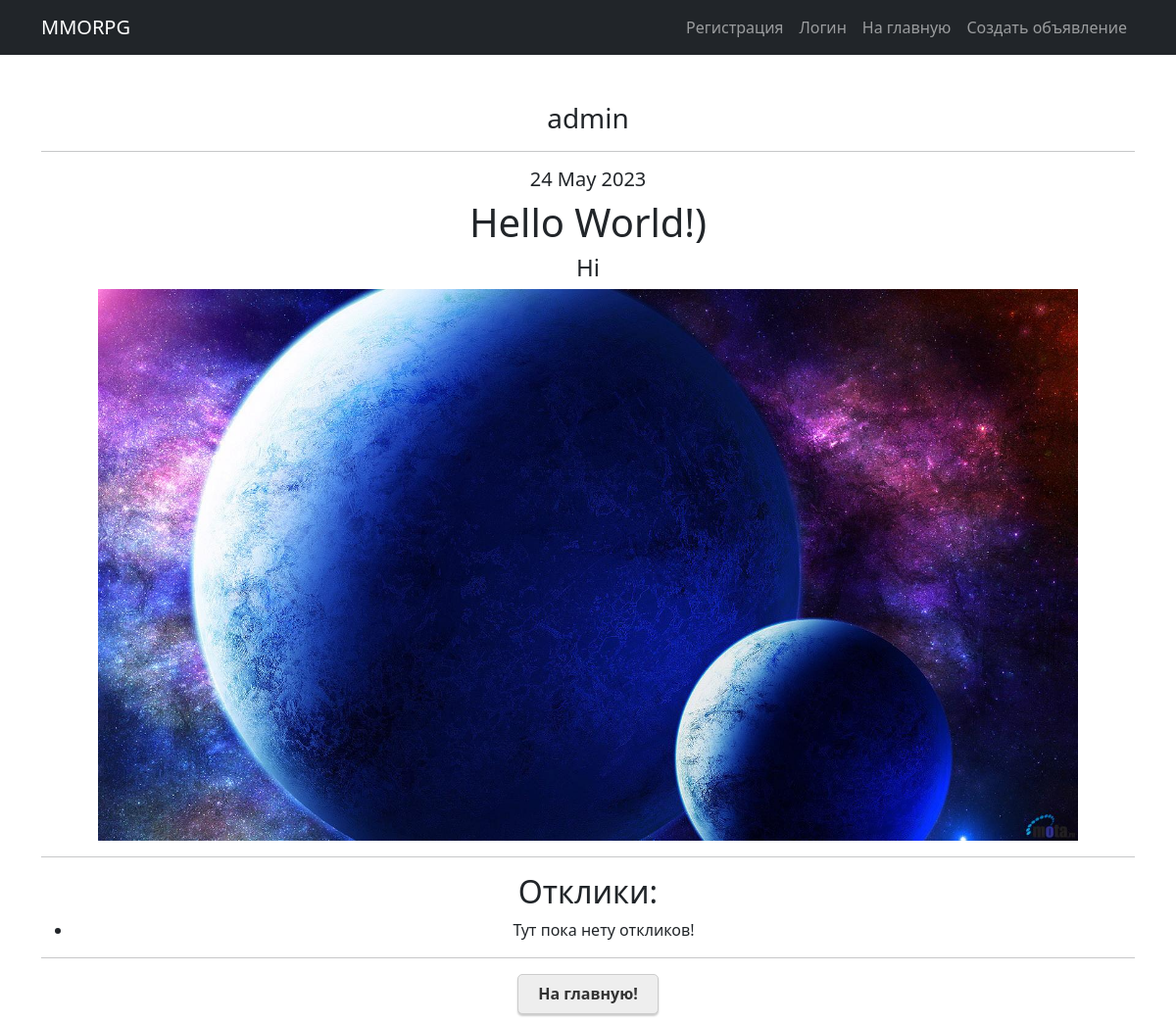
The app's page /25/ with its own data.
### appmmo/models.py (models this page shows, shortened)
class Advertisement(models.Model):
    tank = 'TK'
    heal = 'HL'
    dd = 'DD'
    trader = 'TD'
    guild_masters = 'GM'
    quest_giver = 'KG'
    blacksmith = 'BS'
    the_tanner = 'TR'
    potions_master = 'PM'
    master_of_spells = 'SP'
    CATEGORY_CHOIESES = (
        (tank, ('Танки')),
        (heal, ('Хилы')),
        (dd, ('ДД')),
        (trader, ('Торговец')),
        (guild_masters, ('Гилдмастер')),
        (quest_giver, ('Квестгивер')),
        (blacksmith, ('Кузнец')),
        (the_tanner, ('Кожевник')),
        (potions_master, ('Зельевар')),
        (master_of_spells, ('Мастер заклинаний')),
    )
    author = models.ForeignKey(User, on_delete=models.CASCADE)
    heading = models.CharField(max_length=128, help_text=('Название объявления'))
    text = models.TextField(help_text=('Это текст объявления'))
    classType = models.CharField(max_length=2, choices=CATEGORY_CHOIESES, help_text=('Тип класса'))
    image = models.ImageField(max_length=255,  upload_to=user_directory_path, null=True, blank=True)
    dateCreation = models.DateTimeField(auto_now_add=True)

### appmmo/views.py (the view)
# urls.py: path('<int:pk>/', AdvertisementDetailView.as_view(), name='advertisement_detail'),
class AdvertisementDetailView(DetailView):
    model = Advertisement
    template_name = 'AdvertisementPk.html'
    context_object_name = 'Adver'

### templates/AdvertisementPk.html (shortened to what this page needs)
{% extends 'flatpages/default.html' %}
{% block content %}
<h3>{{ Adver.author }}</h3>
<hr>
<h5>{{ Adver.dateCreation|date:'d M Y' }}</h5>
<h1>{{ Adver.heading }}</h1>
<h4>{{ Adver.text }}</h4>
    {% if Adver.image %}
<div class="image-container">
<img src="{{ Adver.image.url }}">
</div>
    {%  endif %}
  <hr>
<h2>Отклики:</h2>
  <ul>
    {% for response in Adver.responses.all %}
<li> {{ response.text }}  - {{ response.user }} || status:
    {% if response.is_active %}
                        {% if Adver.author == request.user %}
    <p class="text-center"><a href="{% url 'response_deactive' pk=Adver.id pk_res=response.id %}" class="btn btn-secondary btn-sm"> Отклонить </a></p>
                        {% endif %}
    Активно
    {% else %}
                         {% if Adver.author == request.user %}
    <p class="text-center"><a href="{% url 'response_active' pk=Adver.id pk_res=response.id %}" class="btn btn-secondary btn-sm"> Принять </a></p>
                         {% endif %}
    Не активно
    {% endif %} || ({{ response.dateCreation }})
         {% if Adver.author == request.user %}
        <a href="{% url 'response_delete' pk=Adver.id pk_res=response.id %}" class="button"> Удалить </a>
         {% endif %}
    {% empty %}
    <li>Тут пока нету откликов!</li>
    {% endfor %}
  </ul>
<div class="bottom">
  <hr>
  <h6><a href="/" class="button">На главную!</a></h6>
</div>
{% endblock content %}

### templates/AdvertisementPk.html (style rules this page uses)
a.button { display: inline-block; border: 1px solid #ccc; background-color: #eee; color: #333; padding: 10px 20px; text-decoration: none; font-size: 16px; font-weight: bold; border-radius: 5px; box-shadow: 0px 2px 2px #ccc; }
.image-container { display: flex; justify-content: center; align-items: center; }
img { max-width: 1000px; max-height: 1000px; min-width: 200px; min-height: 200px; }

### records on screen
Advertisement: author "admin", dateCreation "24 May 2023", heading "Hello World!)", text "Hi", image (picture)
